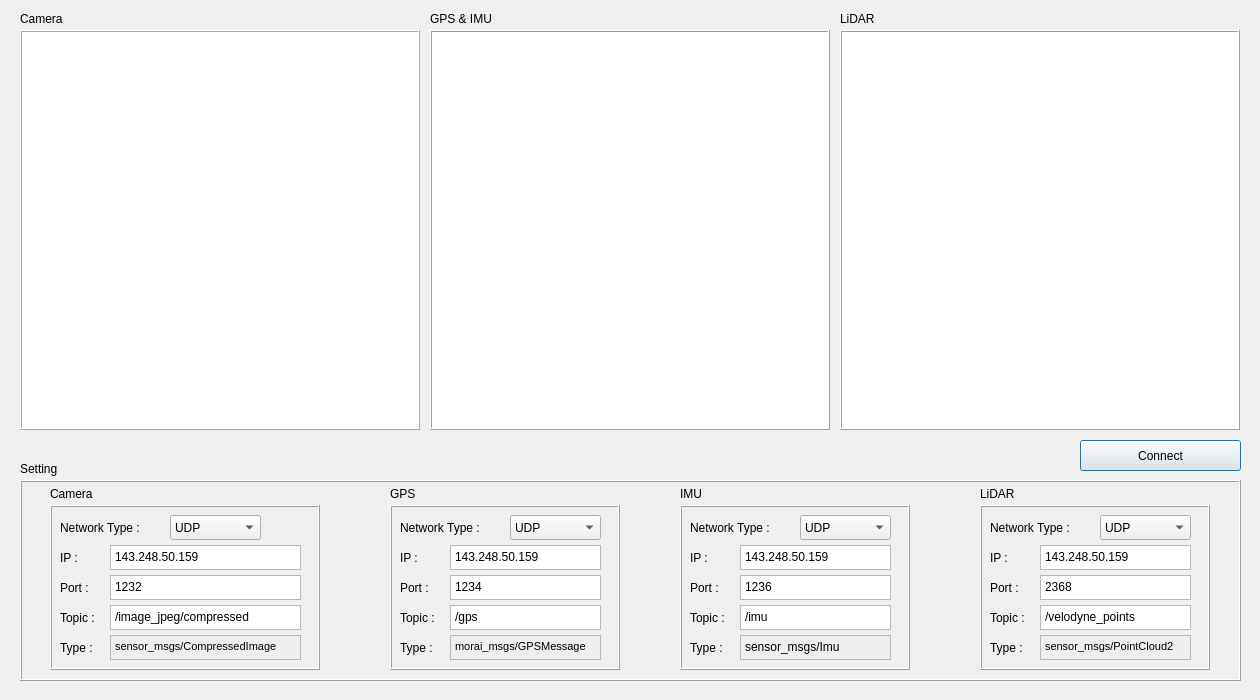
<?xml version="1.0" encoding="UTF-8"?>
<ui version="4.0">
 <class>main_window</class>
 <widget class="QDialog" name="main_window">
  <property name="windowModality">
   <enum>Qt::ApplicationModal</enum>
  </property>
  <property name="geometry">
   <rect>
    <x>0</x>
    <y>0</y>
    <width>1260</width>
    <height>700</height>
   </rect>
  </property>
  <property name="sizePolicy">
   <sizepolicy hsizetype="Preferred" vsizetype="Preferred">
    <horstretch>0</horstretch>
    <verstretch>0</verstretch>
   </sizepolicy>
  </property>
  <property name="minimumSize">
   <size>
    <width>1260</width>
    <height>700</height>
   </size>
  </property>
  <property name="maximumSize">
   <size>
    <width>1260</width>
    <height>700</height>
   </size>
  </property>
  <property name="font">
   <font>
    <family>arial</family>
   </font>
  </property>
  <property name="windowTitle">
   <string>MORAI Sensor Viewer</string>
  </property>
  <widget class="QWidget" name="pointcloudWidget" native="true">
   <property name="enabled">
    <bool>true</bool>
   </property>
   <property name="geometry">
    <rect>
     <x>840</x>
     <y>30</y>
     <width>400</width>
     <height>400</height>
    </rect>
   </property>
   <property name="sizePolicy">
    <sizepolicy hsizetype="Fixed" vsizetype="Fixed">
     <horstretch>0</horstretch>
     <verstretch>0</verstretch>
    </sizepolicy>
   </property>
   <property name="minimumSize">
    <size>
     <width>400</width>
     <height>400</height>
    </size>
   </property>
   <property name="maximumSize">
    <size>
     <width>400</width>
     <height>400</height>
    </size>
   </property>
   <property name="autoFillBackground">
    <bool>false</bool>
   </property>
   <property name="styleSheet">
    <string notr="true">background-color: rgb(255, 255, 255);</string>
   </property>
  </widget>
  <widget class="QLabel" name="CamView">
   <property name="geometry">
    <rect>
     <x>20</x>
     <y>30</y>
     <width>400</width>
     <height>400</height>
    </rect>
   </property>
   <property name="sizePolicy">
    <sizepolicy hsizetype="Fixed" vsizetype="Expanding">
     <horstretch>0</horstretch>
     <verstretch>0</verstretch>
    </sizepolicy>
   </property>
   <property name="minimumSize">
    <size>
     <width>400</width>
     <height>400</height>
    </size>
   </property>
   <property name="maximumSize">
    <size>
     <width>400</width>
     <height>400</height>
    </size>
   </property>
   <property name="styleSheet">
    <string notr="true">background-color: rgb(255, 255, 255);
border-color: rgb(0, 0, 0);</string>
   </property>
   <property name="frameShape">
    <enum>QFrame::Box</enum>
   </property>
   <property name="frameShadow">
    <enum>QFrame::Raised</enum>
   </property>
   <property name="text">
    <string/>
   </property>
  </widget>
  <widget class="QLabel" name="label">
   <property name="geometry">
    <rect>
     <x>20</x>
     <y>10</y>
     <width>67</width>
     <height>17</height>
    </rect>
   </property>
   <property name="text">
    <string>Camera</string>
   </property>
  </widget>
  <widget class="QLabel" name="label_2">
   <property name="geometry">
    <rect>
     <x>430</x>
     <y>10</y>
     <width>81</width>
     <height>17</height>
    </rect>
   </property>
   <property name="text">
    <string>GPS &amp; IMU</string>
   </property>
  </widget>
  <widget class="QLabel" name="label_3">
   <property name="geometry">
    <rect>
     <x>840</x>
     <y>10</y>
     <width>67</width>
     <height>17</height>
    </rect>
   </property>
   <property name="text">
    <string>LiDAR</string>
   </property>
  </widget>
  <widget class="QFrame" name="lidar_frame">
   <property name="geometry">
    <rect>
     <x>840</x>
     <y>30</y>
     <width>400</width>
     <height>400</height>
    </rect>
   </property>
   <property name="minimumSize">
    <size>
     <width>400</width>
     <height>400</height>
    </size>
   </property>
   <property name="maximumSize">
    <size>
     <width>400</width>
     <height>400</height>
    </size>
   </property>
   <property name="autoFillBackground">
    <bool>false</bool>
   </property>
   <property name="styleSheet">
    <string notr="true"/>
   </property>
   <property name="frameShape">
    <enum>QFrame::Box</enum>
   </property>
   <property name="frameShadow">
    <enum>QFrame::Raised</enum>
   </property>
  </widget>
  <widget class="QLabel" name="label_4">
   <property name="geometry">
    <rect>
     <x>20</x>
     <y>460</y>
     <width>67</width>
     <height>17</height>
    </rect>
   </property>
   <property name="text">
    <string>Setting</string>
   </property>
  </widget>
  <widget class="QFrame" name="setting_frame">
   <property name="geometry">
    <rect>
     <x>20</x>
     <y>480</y>
     <width>1221</width>
     <height>201</height>
    </rect>
   </property>
   <property name="frameShape">
    <enum>QFrame::Box</enum>
   </property>
   <property name="frameShadow">
    <enum>QFrame::Raised</enum>
   </property>
   <widget class="QLabel" name="setting_camera_label">
    <property name="geometry">
     <rect>
      <x>30</x>
      <y>5</y>
      <width>67</width>
      <height>17</height>
     </rect>
    </property>
    <property name="text">
     <string>Camera</string>
    </property>
   </widget>
   <widget class="QFrame" name="frame_camera_setting">
    <property name="geometry">
     <rect>
      <x>30</x>
      <y>25</y>
      <width>270</width>
      <height>165</height>
     </rect>
    </property>
    <property name="frameShape">
     <enum>QFrame::Box</enum>
    </property>
    <property name="frameShadow">
     <enum>QFrame::Raised</enum>
    </property>
    <widget class="QComboBox" name="camera_comboBox">
     <property name="geometry">
      <rect>
       <x>120</x>
       <y>10</y>
       <width>91</width>
       <height>25</height>
      </rect>
     </property>
     <property name="currentText">
      <string>UDP</string>
     </property>
     <property name="maxVisibleItems">
      <number>2</number>
     </property>
     <item>
      <property name="text">
       <string>UDP</string>
      </property>
     </item>
     <item>
      <property name="text">
       <string>ROS</string>
      </property>
     </item>
    </widget>
    <widget class="QPlainTextEdit" name="camera_ip_textedit">
     <property name="geometry">
      <rect>
       <x>60</x>
       <y>40</y>
       <width>191</width>
       <height>25</height>
      </rect>
     </property>
     <property name="frameShadow">
      <enum>QFrame::Raised</enum>
     </property>
     <property name="verticalScrollBarPolicy">
      <enum>Qt::ScrollBarAlwaysOff</enum>
     </property>
     <property name="horizontalScrollBarPolicy">
      <enum>Qt::ScrollBarAlwaysOff</enum>
     </property>
     <property name="tabChangesFocus">
      <bool>true</bool>
     </property>
     <property name="plainText">
      <string>143.248.50.159</string>
     </property>
    </widget>
    <widget class="QLabel" name="camera_networkType_label">
     <property name="geometry">
      <rect>
       <x>10</x>
       <y>10</y>
       <width>101</width>
       <height>25</height>
      </rect>
     </property>
     <property name="text">
      <string>Network Type :</string>
     </property>
    </widget>
    <widget class="QLabel" name="camera_ip_label">
     <property name="geometry">
      <rect>
       <x>10</x>
       <y>40</y>
       <width>101</width>
       <height>25</height>
      </rect>
     </property>
     <property name="text">
      <string>IP : </string>
     </property>
    </widget>
    <widget class="QLabel" name="camera_port_label">
     <property name="geometry">
      <rect>
       <x>10</x>
       <y>70</y>
       <width>101</width>
       <height>25</height>
      </rect>
     </property>
     <property name="text">
      <string>Port : </string>
     </property>
    </widget>
    <widget class="QLabel" name="camera_topic_label">
     <property name="enabled">
      <bool>true</bool>
     </property>
     <property name="geometry">
      <rect>
       <x>10</x>
       <y>100</y>
       <width>101</width>
       <height>25</height>
      </rect>
     </property>
     <property name="text">
      <string>Topic : </string>
     </property>
    </widget>
    <widget class="QPlainTextEdit" name="camera_port_textedit">
     <property name="geometry">
      <rect>
       <x>60</x>
       <y>70</y>
       <width>191</width>
       <height>25</height>
      </rect>
     </property>
     <property name="verticalScrollBarPolicy">
      <enum>Qt::ScrollBarAlwaysOff</enum>
     </property>
     <property name="horizontalScrollBarPolicy">
      <enum>Qt::ScrollBarAlwaysOff</enum>
     </property>
     <property name="tabChangesFocus">
      <bool>true</bool>
     </property>
     <property name="plainText">
      <string>1232</string>
     </property>
     <property name="overwriteMode">
      <bool>false</bool>
     </property>
    </widget>
    <widget class="QPlainTextEdit" name="camera_topic_textedit">
     <property name="geometry">
      <rect>
       <x>60</x>
       <y>100</y>
       <width>191</width>
       <height>25</height>
      </rect>
     </property>
     <property name="sizePolicy">
      <sizepolicy hsizetype="Expanding" vsizetype="Expanding">
       <horstretch>0</horstretch>
       <verstretch>0</verstretch>
      </sizepolicy>
     </property>
     <property name="verticalScrollBarPolicy">
      <enum>Qt::ScrollBarAlwaysOff</enum>
     </property>
     <property name="horizontalScrollBarPolicy">
      <enum>Qt::ScrollBarAlwaysOff</enum>
     </property>
     <property name="tabChangesFocus">
      <bool>true</bool>
     </property>
     <property name="plainText">
      <string>/image_jpeg/compressed</string>
     </property>
    </widget>
    <widget class="QLabel" name="camera_type_label">
     <property name="geometry">
      <rect>
       <x>10</x>
       <y>130</y>
       <width>67</width>
       <height>25</height>
      </rect>
     </property>
     <property name="text">
      <string>Type : </string>
     </property>
    </widget>
    <widget class="QPlainTextEdit" name="camera_type_textedit">
     <property name="enabled">
      <bool>true</bool>
     </property>
     <property name="geometry">
      <rect>
       <x>60</x>
       <y>130</y>
       <width>191</width>
       <height>25</height>
      </rect>
     </property>
     <property name="sizePolicy">
      <sizepolicy hsizetype="Expanding" vsizetype="Expanding">
       <horstretch>0</horstretch>
       <verstretch>0</verstretch>
      </sizepolicy>
     </property>
     <property name="font">
      <font>
       <pointsize>8</pointsize>
       <stylestrategy>PreferAntialias</stylestrategy>
      </font>
     </property>
     <property name="autoFillBackground">
      <bool>true</bool>
     </property>
     <property name="styleSheet">
      <string notr="true">background-color: rgb(238, 238, 236);</string>
     </property>
     <property name="verticalScrollBarPolicy">
      <enum>Qt::ScrollBarAlwaysOff</enum>
     </property>
     <property name="horizontalScrollBarPolicy">
      <enum>Qt::ScrollBarAlwaysOff</enum>
     </property>
     <property name="tabChangesFocus">
      <bool>true</bool>
     </property>
     <property name="readOnly">
      <bool>true</bool>
     </property>
     <property name="plainText">
      <string>sensor_msgs/CompressedImage</string>
     </property>
     <property name="textInteractionFlags">
      <set>Qt::NoTextInteraction</set>
     </property>
     <property name="backgroundVisible">
      <bool>false</bool>
     </property>
    </widget>
   </widget>
   <widget class="QFrame" name="frame_gps_setting">
    <property name="geometry">
     <rect>
      <x>370</x>
      <y>25</y>
      <width>230</width>
      <height>165</height>
     </rect>
    </property>
    <property name="frameShape">
     <enum>QFrame::Box</enum>
    </property>
    <property name="frameShadow">
     <enum>QFrame::Raised</enum>
    </property>
    <widget class="QComboBox" name="gps_comboBox">
     <property name="geometry">
      <rect>
       <x>120</x>
       <y>10</y>
       <width>91</width>
       <height>25</height>
      </rect>
     </property>
     <property name="currentText">
      <string>UDP</string>
     </property>
     <property name="maxVisibleItems">
      <number>2</number>
     </property>
     <item>
      <property name="text">
       <string>UDP</string>
      </property>
     </item>
     <item>
      <property name="text">
       <string>ROS</string>
      </property>
     </item>
    </widget>
    <widget class="QPlainTextEdit" name="gps_ip_textedit">
     <property name="geometry">
      <rect>
       <x>60</x>
       <y>40</y>
       <width>151</width>
       <height>25</height>
      </rect>
     </property>
     <property name="verticalScrollBarPolicy">
      <enum>Qt::ScrollBarAlwaysOff</enum>
     </property>
     <property name="horizontalScrollBarPolicy">
      <enum>Qt::ScrollBarAlwaysOff</enum>
     </property>
     <property name="tabChangesFocus">
      <bool>true</bool>
     </property>
     <property name="plainText">
      <string>143.248.50.159</string>
     </property>
    </widget>
    <widget class="QLabel" name="gps_networkType_label">
     <property name="geometry">
      <rect>
       <x>10</x>
       <y>10</y>
       <width>101</width>
       <height>25</height>
      </rect>
     </property>
     <property name="text">
      <string>Network Type :</string>
     </property>
    </widget>
    <widget class="QLabel" name="gps_ip_label">
     <property name="geometry">
      <rect>
       <x>10</x>
       <y>40</y>
       <width>101</width>
       <height>25</height>
      </rect>
     </property>
     <property name="text">
      <string>IP : </string>
     </property>
    </widget>
    <widget class="QLabel" name="gps_port_label">
     <property name="geometry">
      <rect>
       <x>10</x>
       <y>70</y>
       <width>101</width>
       <height>25</height>
      </rect>
     </property>
     <property name="text">
      <string>Port : </string>
     </property>
    </widget>
    <widget class="QLabel" name="gps_topic_label">
     <property name="geometry">
      <rect>
       <x>10</x>
       <y>100</y>
       <width>101</width>
       <height>25</height>
      </rect>
     </property>
     <property name="text">
      <string>Topic : </string>
     </property>
    </widget>
    <widget class="QPlainTextEdit" name="gps_port_textedit">
     <property name="geometry">
      <rect>
       <x>60</x>
       <y>70</y>
       <width>151</width>
       <height>25</height>
      </rect>
     </property>
     <property name="verticalScrollBarPolicy">
      <enum>Qt::ScrollBarAlwaysOff</enum>
     </property>
     <property name="horizontalScrollBarPolicy">
      <enum>Qt::ScrollBarAlwaysOff</enum>
     </property>
     <property name="tabChangesFocus">
      <bool>true</bool>
     </property>
     <property name="plainText">
      <string>1234</string>
     </property>
    </widget>
    <widget class="QPlainTextEdit" name="gps_topic_textedit">
     <property name="geometry">
      <rect>
       <x>60</x>
       <y>100</y>
       <width>151</width>
       <height>25</height>
      </rect>
     </property>
     <property name="verticalScrollBarPolicy">
      <enum>Qt::ScrollBarAlwaysOff</enum>
     </property>
     <property name="horizontalScrollBarPolicy">
      <enum>Qt::ScrollBarAlwaysOff</enum>
     </property>
     <property name="tabChangesFocus">
      <bool>true</bool>
     </property>
     <property name="plainText">
      <string>/gps</string>
     </property>
    </widget>
    <widget class="QLabel" name="gps_type_label">
     <property name="geometry">
      <rect>
       <x>10</x>
       <y>130</y>
       <width>101</width>
       <height>25</height>
      </rect>
     </property>
     <property name="text">
      <string>Type : </string>
     </property>
    </widget>
    <widget class="QPlainTextEdit" name="gps_type_textedit">
     <property name="enabled">
      <bool>true</bool>
     </property>
     <property name="geometry">
      <rect>
       <x>60</x>
       <y>130</y>
       <width>151</width>
       <height>25</height>
      </rect>
     </property>
     <property name="font">
      <font>
       <pointsize>8</pointsize>
      </font>
     </property>
     <property name="styleSheet">
      <string notr="true">background-color: rgb(238, 238, 236);</string>
     </property>
     <property name="verticalScrollBarPolicy">
      <enum>Qt::ScrollBarAlwaysOff</enum>
     </property>
     <property name="horizontalScrollBarPolicy">
      <enum>Qt::ScrollBarAlwaysOff</enum>
     </property>
     <property name="tabChangesFocus">
      <bool>true</bool>
     </property>
     <property name="readOnly">
      <bool>true</bool>
     </property>
     <property name="plainText">
      <string>morai_msgs/GPSMessage</string>
     </property>
    </widget>
   </widget>
   <widget class="QFrame" name="frame_imu_setting">
    <property name="geometry">
     <rect>
      <x>660</x>
      <y>25</y>
      <width>230</width>
      <height>165</height>
     </rect>
    </property>
    <property name="frameShape">
     <enum>QFrame::Box</enum>
    </property>
    <property name="frameShadow">
     <enum>QFrame::Raised</enum>
    </property>
    <widget class="QComboBox" name="imu_comboBox">
     <property name="geometry">
      <rect>
       <x>120</x>
       <y>10</y>
       <width>91</width>
       <height>25</height>
      </rect>
     </property>
     <property name="currentText">
      <string>UDP</string>
     </property>
     <property name="maxVisibleItems">
      <number>2</number>
     </property>
     <item>
      <property name="text">
       <string>UDP</string>
      </property>
     </item>
     <item>
      <property name="text">
       <string>ROS</string>
      </property>
     </item>
    </widget>
    <widget class="QPlainTextEdit" name="imu_ip_textedit">
     <property name="geometry">
      <rect>
       <x>60</x>
       <y>40</y>
       <width>151</width>
       <height>25</height>
      </rect>
     </property>
     <property name="verticalScrollBarPolicy">
      <enum>Qt::ScrollBarAlwaysOff</enum>
     </property>
     <property name="horizontalScrollBarPolicy">
      <enum>Qt::ScrollBarAlwaysOff</enum>
     </property>
     <property name="tabChangesFocus">
      <bool>true</bool>
     </property>
     <property name="plainText">
      <string>143.248.50.159</string>
     </property>
    </widget>
    <widget class="QLabel" name="imu_networkType_label">
     <property name="geometry">
      <rect>
       <x>10</x>
       <y>10</y>
       <width>101</width>
       <height>25</height>
      </rect>
     </property>
     <property name="text">
      <string>Network Type :</string>
     </property>
    </widget>
    <widget class="QLabel" name="imu_ip_label">
     <property name="geometry">
      <rect>
       <x>10</x>
       <y>40</y>
       <width>101</width>
       <height>25</height>
      </rect>
     </property>
     <property name="text">
      <string>IP : </string>
     </property>
    </widget>
    <widget class="QLabel" name="imu_port_label">
     <property name="geometry">
      <rect>
       <x>10</x>
       <y>70</y>
       <width>101</width>
       <height>25</height>
      </rect>
     </property>
     <property name="text">
      <string>Port : </string>
     </property>
    </widget>
    <widget class="QLabel" name="imu_topic_label">
     <property name="enabled">
      <bool>true</bool>
     </property>
     <property name="geometry">
      <rect>
       <x>10</x>
       <y>100</y>
       <width>101</width>
       <height>25</height>
      </rect>
     </property>
     <property name="text">
      <string>Topic : </string>
     </property>
    </widget>
    <widget class="QPlainTextEdit" name="imu_port_textedit">
     <property name="geometry">
      <rect>
       <x>60</x>
       <y>70</y>
       <width>151</width>
       <height>25</height>
      </rect>
     </property>
     <property name="verticalScrollBarPolicy">
      <enum>Qt::ScrollBarAlwaysOff</enum>
     </property>
     <property name="horizontalScrollBarPolicy">
      <enum>Qt::ScrollBarAlwaysOff</enum>
     </property>
     <property name="tabChangesFocus">
      <bool>true</bool>
     </property>
     <property name="plainText">
      <string>1236</string>
     </property>
    </widget>
    <widget class="QPlainTextEdit" name="imu_topic_textedit">
     <property name="enabled">
      <bool>true</bool>
     </property>
     <property name="geometry">
      <rect>
       <x>60</x>
       <y>100</y>
       <width>151</width>
       <height>25</height>
      </rect>
     </property>
     <property name="verticalScrollBarPolicy">
      <enum>Qt::ScrollBarAlwaysOff</enum>
     </property>
     <property name="horizontalScrollBarPolicy">
      <enum>Qt::ScrollBarAlwaysOff</enum>
     </property>
     <property name="tabChangesFocus">
      <bool>true</bool>
     </property>
     <property name="plainText">
      <string>/imu</string>
     </property>
    </widget>
    <widget class="QLabel" name="imu_type_label">
     <property name="geometry">
      <rect>
       <x>10</x>
       <y>130</y>
       <width>101</width>
       <height>25</height>
      </rect>
     </property>
     <property name="text">
      <string>Type : </string>
     </property>
    </widget>
    <widget class="QPlainTextEdit" name="imu_type_textedit">
     <property name="enabled">
      <bool>true</bool>
     </property>
     <property name="geometry">
      <rect>
       <x>60</x>
       <y>130</y>
       <width>151</width>
       <height>25</height>
      </rect>
     </property>
     <property name="font">
      <font>
       <pointsize>9</pointsize>
      </font>
     </property>
     <property name="styleSheet">
      <string notr="true">background-color: rgb(238, 238, 236);</string>
     </property>
     <property name="verticalScrollBarPolicy">
      <enum>Qt::ScrollBarAlwaysOff</enum>
     </property>
     <property name="horizontalScrollBarPolicy">
      <enum>Qt::ScrollBarAlwaysOff</enum>
     </property>
     <property name="tabChangesFocus">
      <bool>true</bool>
     </property>
     <property name="readOnly">
      <bool>true</bool>
     </property>
     <property name="plainText">
      <string>sensor_msgs/Imu</string>
     </property>
    </widget>
   </widget>
   <widget class="QFrame" name="frame_lidar_setting">
    <property name="geometry">
     <rect>
      <x>960</x>
      <y>25</y>
      <width>230</width>
      <height>165</height>
     </rect>
    </property>
    <property name="frameShape">
     <enum>QFrame::Box</enum>
    </property>
    <property name="frameShadow">
     <enum>QFrame::Raised</enum>
    </property>
    <widget class="QComboBox" name="lidar_comboBox">
     <property name="geometry">
      <rect>
       <x>120</x>
       <y>10</y>
       <width>91</width>
       <height>25</height>
      </rect>
     </property>
     <property name="currentText">
      <string>UDP</string>
     </property>
     <property name="maxVisibleItems">
      <number>2</number>
     </property>
     <item>
      <property name="text">
       <string>UDP</string>
      </property>
     </item>
     <item>
      <property name="text">
       <string>ROS</string>
      </property>
     </item>
    </widget>
    <widget class="QPlainTextEdit" name="lidar_ip_textedit">
     <property name="geometry">
      <rect>
       <x>60</x>
       <y>40</y>
       <width>151</width>
       <height>25</height>
      </rect>
     </property>
     <property name="verticalScrollBarPolicy">
      <enum>Qt::ScrollBarAlwaysOff</enum>
     </property>
     <property name="horizontalScrollBarPolicy">
      <enum>Qt::ScrollBarAlwaysOff</enum>
     </property>
     <property name="tabChangesFocus">
      <bool>true</bool>
     </property>
     <property name="plainText">
      <string>143.248.50.159</string>
     </property>
    </widget>
    <widget class="QLabel" name="lidar_networkType_label">
     <property name="geometry">
      <rect>
       <x>10</x>
       <y>10</y>
       <width>101</width>
       <height>25</height>
      </rect>
     </property>
     <property name="text">
      <string>Network Type :</string>
     </property>
    </widget>
    <widget class="QLabel" name="lidar_ip_label">
     <property name="geometry">
      <rect>
       <x>10</x>
       <y>40</y>
       <width>101</width>
       <height>25</height>
      </rect>
     </property>
     <property name="text">
      <string>IP : </string>
     </property>
    </widget>
    <widget class="QLabel" name="lidar_port_label">
     <property name="geometry">
      <rect>
       <x>10</x>
       <y>70</y>
       <width>101</width>
       <height>25</height>
      </rect>
     </property>
     <property name="text">
      <string>Port : </string>
     </property>
    </widget>
    <widget class="QLabel" name="lidar_topic_label">
     <property name="geometry">
      <rect>
       <x>10</x>
       <y>100</y>
       <width>101</width>
       <height>25</height>
      </rect>
     </property>
     <property name="text">
      <string>Topic : </string>
     </property>
    </widget>
    <widget class="QPlainTextEdit" name="lidar_port_textedit">
     <property name="geometry">
      <rect>
       <x>60</x>
       <y>70</y>
       <width>151</width>
       <height>25</height>
      </rect>
     </property>
     <property name="verticalScrollBarPolicy">
      <enum>Qt::ScrollBarAlwaysOff</enum>
     </property>
     <property name="horizontalScrollBarPolicy">
      <enum>Qt::ScrollBarAlwaysOff</enum>
     </property>
     <property name="tabChangesFocus">
      <bool>true</bool>
     </property>
     <property name="plainText">
      <string>2368</string>
     </property>
    </widget>
    <widget class="QPlainTextEdit" name="lidar_topic_textedit">
     <property name="geometry">
      <rect>
       <x>60</x>
       <y>100</y>
       <width>151</width>
       <height>25</height>
      </rect>
     </property>
     <property name="verticalScrollBarPolicy">
      <enum>Qt::ScrollBarAlwaysOff</enum>
     </property>
     <property name="horizontalScrollBarPolicy">
      <enum>Qt::ScrollBarAlwaysOff</enum>
     </property>
     <property name="tabChangesFocus">
      <bool>true</bool>
     </property>
     <property name="plainText">
      <string>/velodyne_points</string>
     </property>
    </widget>
    <widget class="QLabel" name="lidar_type_label">
     <property name="geometry">
      <rect>
       <x>10</x>
       <y>130</y>
       <width>101</width>
       <height>25</height>
      </rect>
     </property>
     <property name="text">
      <string>Type : </string>
     </property>
    </widget>
    <widget class="QPlainTextEdit" name="lidar_type_textedit">
     <property name="geometry">
      <rect>
       <x>60</x>
       <y>130</y>
       <width>151</width>
       <height>25</height>
      </rect>
     </property>
     <property name="font">
      <font>
       <pointsize>8</pointsize>
      </font>
     </property>
     <property name="styleSheet">
      <string notr="true">background-color: rgb(238, 238, 236);</string>
     </property>
     <property name="verticalScrollBarPolicy">
      <enum>Qt::ScrollBarAlwaysOff</enum>
     </property>
     <property name="horizontalScrollBarPolicy">
      <enum>Qt::ScrollBarAlwaysOff</enum>
     </property>
     <property name="tabChangesFocus">
      <bool>true</bool>
     </property>
     <property name="readOnly">
      <bool>true</bool>
     </property>
     <property name="plainText">
      <string>sensor_msgs/PointCloud2</string>
     </property>
    </widget>
   </widget>
   <widget class="QLabel" name="setting_gps_label">
    <property name="geometry">
     <rect>
      <x>370</x>
      <y>5</y>
      <width>67</width>
      <height>17</height>
     </rect>
    </property>
    <property name="text">
     <string>GPS</string>
    </property>
   </widget>
   <widget class="QLabel" name="setting_imu_label">
    <property name="geometry">
     <rect>
      <x>660</x>
      <y>5</y>
      <width>67</width>
      <height>17</height>
     </rect>
    </property>
    <property name="text">
     <string>IMU</string>
    </property>
   </widget>
   <widget class="QLabel" name="setting_lidar_label">
    <property name="geometry">
     <rect>
      <x>960</x>
      <y>5</y>
      <width>67</width>
      <height>17</height>
     </rect>
    </property>
    <property name="text">
     <string>LiDAR</string>
    </property>
   </widget>
  </widget>
  <widget class="QPushButton" name="ConnectButton">
   <property name="geometry">
    <rect>
     <x>1080</x>
     <y>440</y>
     <width>161</width>
     <height>31</height>
    </rect>
   </property>
   <property name="text">
    <string>Connect</string>
   </property>
  </widget>
  <widget class="QGraphicsView" name="MapView">
   <property name="geometry">
    <rect>
     <x>430</x>
     <y>30</y>
     <width>400</width>
     <height>400</height>
    </rect>
   </property>
   <property name="sizePolicy">
    <sizepolicy hsizetype="Fixed" vsizetype="Expanding">
     <horstretch>0</horstretch>
     <verstretch>0</verstretch>
    </sizepolicy>
   </property>
   <property name="minimumSize">
    <size>
     <width>400</width>
     <height>400</height>
    </size>
   </property>
   <property name="maximumSize">
    <size>
     <width>400</width>
     <height>400</height>
    </size>
   </property>
   <property name="focusPolicy">
    <enum>Qt::NoFocus</enum>
   </property>
   <property name="acceptDrops">
    <bool>false</bool>
   </property>
   <property name="frameShape">
    <enum>QFrame::Box</enum>
   </property>
   <property name="frameShadow">
    <enum>QFrame::Raised</enum>
   </property>
   <property name="verticalScrollBarPolicy">
    <enum>Qt::ScrollBarAlwaysOff</enum>
   </property>
   <property name="horizontalScrollBarPolicy">
    <enum>Qt::ScrollBarAlwaysOff</enum>
   </property>
   <property name="sizeAdjustPolicy">
    <enum>QAbstractScrollArea::AdjustIgnored</enum>
   </property>
  </widget>
 </widget>
 <resources/>
 <connections/>
</ui>
